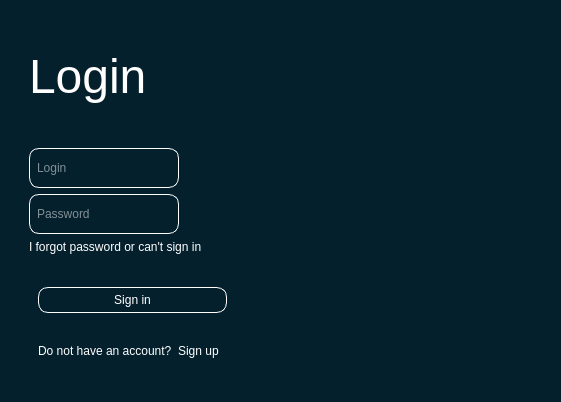
<?xml version="1.0" encoding="UTF-8"?>
<ui version="4.0">
 <class>centralWidget</class>
 <widget class="QWidget" name="centralWidget">
  <property name="geometry">
   <rect>
    <x>0</x>
    <y>0</y>
    <width>561</width>
    <height>398</height>
   </rect>
  </property>
  <property name="windowTitle">
   <string>Form</string>
  </property>
  <property name="styleSheet">
   <string notr="true">background-color:#04202C;
</string>
  </property>
  <layout class="QHBoxLayout" name="horizontalLayout">
   <item>
    <widget class="QWidget" name="Login" native="true">
     <layout class="QVBoxLayout" name="verticalLayout">
      <item>
       <widget class="QWidget" name="widget" native="true">
        <layout class="QHBoxLayout" name="horizontalLayout_2">
         <item>
          <widget class="QLabel" name="label">
           <property name="font">
            <font>
             <pointsize>36</pointsize>
            </font>
           </property>
           <property name="styleSheet">
            <string notr="true">color:white;</string>
           </property>
           <property name="text">
            <string>Login</string>
           </property>
          </widget>
         </item>
        </layout>
       </widget>
      </item>
      <item alignment="|Qt::AlignmentFlag::AlignVCenter">
       <widget class="QWidget" name="widget_2" native="true">
        <layout class="QVBoxLayout" name="verticalLayout_2">
         <item>
          <widget class="QLineEdit" name="login_field">
           <property name="minimumSize">
            <size>
             <width>150</width>
             <height>40</height>
            </size>
           </property>
           <property name="maximumSize">
            <size>
             <width>150</width>
             <height>16777215</height>
            </size>
           </property>
           <property name="cursor">
            <cursorShape>IBeamCursor</cursorShape>
           </property>
           <property name="focusPolicy">
            <enum>Qt::FocusPolicy::ClickFocus</enum>
           </property>
           <property name="styleSheet">
            <string notr="true">border:1px solid white;
border-radius:10px;
padding-left:5px;
padding-right:5px;
padding-top:5px;
padding-bottom:5px;
color:White;</string>
           </property>
           <property name="text">
            <string/>
           </property>
           <property name="frame">
            <bool>true</bool>
           </property>
           <property name="placeholderText">
            <string>Login</string>
           </property>
          </widget>
         </item>
         <item>
          <widget class="QLineEdit" name="password_field">
           <property name="minimumSize">
            <size>
             <width>150</width>
             <height>40</height>
            </size>
           </property>
           <property name="maximumSize">
            <size>
             <width>150</width>
             <height>16777215</height>
            </size>
           </property>
           <property name="focusPolicy">
            <enum>Qt::FocusPolicy::ClickFocus</enum>
           </property>
           <property name="styleSheet">
            <string notr="true">border:1px solid white;
border-radius:10px;
padding-left:5px;
padding-right:5px;
padding-top:5px;
padding-bottom:5px;
color:White;</string>
           </property>
           <property name="text">
            <string/>
           </property>
           <property name="echoMode">
            <enum>QLineEdit::EchoMode::Password</enum>
           </property>
           <property name="placeholderText">
            <string>Password</string>
           </property>
          </widget>
         </item>
         <item>
          <widget class="QLabel" name="label_4">
           <property name="styleSheet">
            <string notr="true">color:white;</string>
           </property>
           <property name="text">
            <string>I forgot password or can't sign in</string>
           </property>
          </widget>
         </item>
        </layout>
       </widget>
      </item>
      <item>
       <widget class="QWidget" name="widget_3" native="true">
        <layout class="QVBoxLayout" name="verticalLayout_4">
         <item>
          <widget class="QWidget" name="widget_4" native="true">
           <layout class="QVBoxLayout" name="verticalLayout_5">
            <item>
             <widget class="QPushButton" name="pushButton">
              <property name="styleSheet">
               <string notr="true">border:1px solid white;
border-radius:10px;
padding-left:5px;
padding-right:5px;
padding-top:5px;
padding-bottom:5px;
color:White;</string>
              </property>
              <property name="text">
               <string>Sign in</string>
              </property>
              <property name="autoDefault">
               <bool>false</bool>
              </property>
              <property name="default">
               <bool>false</bool>
              </property>
              <property name="flat">
               <bool>false</bool>
              </property>
             </widget>
            </item>
           </layout>
          </widget>
         </item>
         <item>
          <widget class="QWidget" name="widget_5" native="true">
           <layout class="QHBoxLayout" name="horizontalLayout_3">
            <item>
             <widget class="QLabel" name="label_3">
              <property name="styleSheet">
               <string notr="true">color:white;</string>
              </property>
              <property name="text">
               <string>Do not have an account?</string>
              </property>
             </widget>
            </item>
            <item>
             <widget class="QLabel" name="label_2">
              <property name="styleSheet">
               <string notr="true">color:white;</string>
              </property>
              <property name="text">
               <string>Sign up</string>
              </property>
             </widget>
            </item>
           </layout>
          </widget>
         </item>
        </layout>
       </widget>
      </item>
     </layout>
    </widget>
   </item>
   <item>
    <widget class="QWidget" name="Logo" native="true">
     <property name="minimumSize">
      <size>
       <width>290</width>
       <height>380</height>
      </size>
     </property>
     <property name="maximumSize">
      <size>
       <width>290</width>
       <height>380</height>
      </size>
     </property>
     <layout class="QVBoxLayout" name="verticalLayout_3">
      <item>
       <widget class="QLabel" name="logo_field">
        <property name="text">
         <string/>
        </property>
        <property name="pixmap">
         <pixmap resource="resources_file.qrc">:/Logo/icons/right_logo2.png</pixmap>
        </property>
        <property name="scaledContents">
         <bool>true</bool>
        </property>
       </widget>
      </item>
     </layout>
    </widget>
   </item>
  </layout>
 </widget>
 <resources>
  <include location="resources_file.qrc"/>
 </resources>
 <connections/>
</ui>
